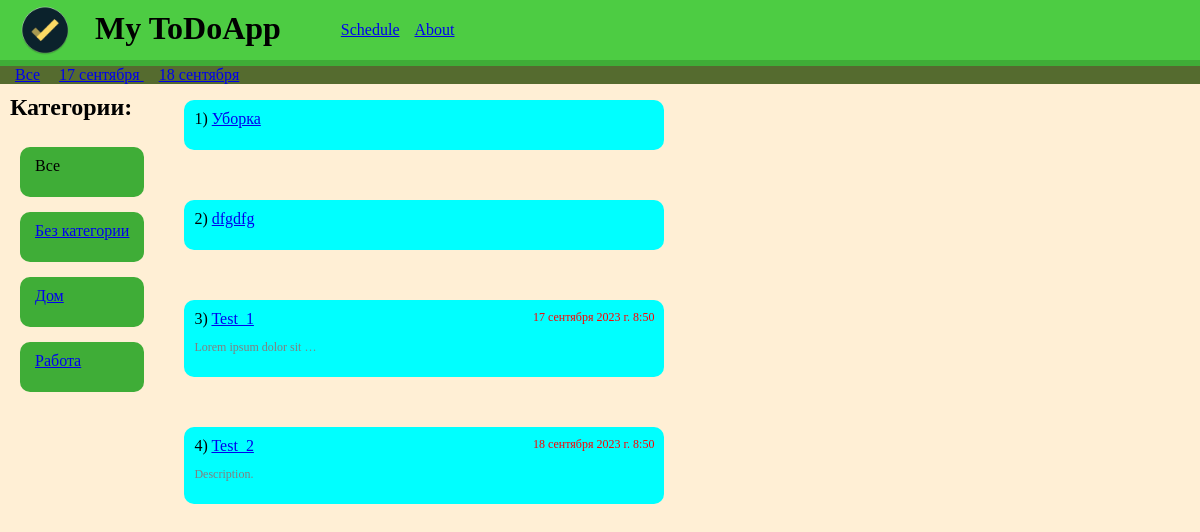
Page /schedule/ on the committed database.
### tasks/models.py (models this page shows)
class Task(models.Model):
    name = models.CharField(max_length=200)
    description = models.TextField(blank=True, null=True, default='')
    done = models.BooleanField(default=False)
    created = models.DateTimeField(auto_now_add=True)
    deadline = models.DateTimeField(blank=True, null=True)
    category = models.ForeignKey(Category,
                                 related_name='tasks',
                                 on_delete=models.CASCADE,
                                 null=True,
                                 blank=True)
    objects = models.Manager()
    dates = DataManager()
    def get_absolute_url(self):
        return reverse('task_detail', args=[self.id])

class Category(models.Model):
    name = models.CharField(max_length=50)
    slug = models.SlugField()
    def get_absolute_url(self):
        return reverse('schedule_category', args=[self.slug])

### tasks/views.py (the view)
# urls.py: path('schedule/', views.schedule, name='schedule'),
def schedule(request, date=None, category_slug=None):
    all_categories = Category.objects.all()
    all_tasks = Task.objects.all()
    if category_slug == 'empty':
        all_tasks = all_tasks.filter(category__isnull=True)
    elif category_slug:
        all_tasks = all_tasks.filter(category__slug=category_slug)
    if date:
        d = '-'.join(date.split('-')[::-1])
        all_tasks = all_tasks.filter(deadline__date=d)
    return render(request, 'tasks/schedule.html', {'tasks': all_tasks,
                                                   'menu': menu,
                                                   'section': 'schedule',
                                                   'all_categories': all_categories,
                                                   'category_slug': category_slug})

### tasks/models.py (called while the page is built)
    def get_queryset(self):
        return super().get_queryset().filter(deadline__isnull=False)

### tasks/templatetags/my_tags.py (called while the page is built)
@register.simple_tag
def get_dates():
    return Task.dates.all()

### tasks/templates/tasks/schedule.html
{% extends "base.html" %}
{% load my_tags %}
{% block content %}
<div id="time">
    <ul class="dates_list">
        <li>
            <a href="{% url 'schedule' %}">Все</a>
        </li>
        {% get_dates as dates %}
        {% for task in dates %}
            <li>
                <a href='{% url "schedule_time" task.deadline|date:"d-m-Y" %}'>
                    {{ task.deadline|date:"j E" }}
                </a>
            </li>
        {% endfor %}
    </ul>
</div>
<div class="categories">
<h2>Категории:</h2>
<ul class="categories">
    <li>
        {% if not category_slug %}
            Все
        {% else %}
        <a href="{% url 'schedule' %}">Все</a>
        {% endif %}
    </li>
    <li>
        {% if category_slug == 'empty' %}
            Без категории
        {% else %}
            <a href="{% url 'schedule_category' 'empty' %}">Без категории</a>
        {% endif %}
    </li>
    {% for cat in all_categories %}
        <li>
            {% if cat.slug == category_slug %}
                {{ cat.name }}
            {% else %}
                <a href="{{ cat.get_absolute_url }}">{{ cat.name }}</a>
            {% endif %}
        </li>
    {% endfor %}
</ul>
</div>
    <ul class="task_item">
    {% for task in tasks %}
        <li>
            {{ forloop.counter }})
            <a href="{{ task.get_absolute_url }}">{{ task.name }}</a>
            {% if task.deadline %}
                <span>{{ task.deadline }}</span>
            {% endif %}
            <p>{{ task.description|truncatewords:4 }}</p>
        </li>
    {% endfor %}
    </ul>
{% endblock %}

### tasks/templates/base.html (shortened to what this page needs)
<!DOCTYPE html>
{% load static %}
<html>
    <head>
        <link href="{% static 'css/base.css' %}" rel="stylesheet">
    </head>
    <body>
    <div id="header">
        <a id="logo" href="{% url 'schedule' %}">
            <img id="logo_img"  src="{% static 'img/logo_1.png' %}">
        </a>
            <h1 id="name">My ToDoApp</h1>
            <ul class="menu">
                    <li {% if section == "schedule" %}class="selected"{% endif %}'>
                        <a href="{% url 'schedule' %}">Schedule</a>
                    </li>
                    <li {% if section == "about" %}class="selected"{% endif %}'>
                        <a href="{% url 'about' %}">About</a>
                    </li>
            </ul>
    </div>
{% block content %}
{% endblock %}
    </body>
</html>

### tasks/static/css/base.css (style rules this page uses)
body { margin: 0; background-color: papayawhip; }
#logo_img { height: 50px; display: block; }
#header { background: #4dcc43; overflow: auto; padding: 5px 20px; border-bottom: 6px solid #3fad37; margin: 0 0 0 0; }
#logo { float: left; margin-right: 20px; }
#name { margin: 5px; float: left; }
#header ul.menu { list-style: none; float: left; }
#header ul.menu li { float: left; margin-left: 15px; }
#time { background-color: darkolivegreen; width: 100%; overflow: auto; }
#time ul.dates_list { list-style: none; float: left; white-space: nowrap; padding: 0; margin: 0; }
#time ul.dates_list li { display: inline; margin-left: 15px; }
.categories { display: inline-block; }
.categories h2 { margin: 10px; }
ul.categories { padding-left: 20px; list-style: none; }
.categories li { margin-bottom: 15px; border-bottom: 2px; background-color: #3fad37; border-radius: 10px; padding: 10px 15px 10px 15px; box-sizing: content-box; height: 30px; }
ul.task_item { list-style: none; display: inline-block; width: 40%; position: absolute; }
ul.task_item li { background-color: aqua; margin-bottom: 50px; padding: 10px; box-sizing: border-box; border-radius: 10px; min-height: 40px; }
ul.task_item li p { font-size: 0.75rem; color: gray; }
ul.task_item li span { display: inline-block; float: right; color: red; font-size: 0.75rem; }

### rows in the picture
Task: deadline "17 сентября", name "Test_1", deadline "17 сентября 2023 г. 8:50", description "Lorem ipsum dolor sit …"
Task: deadline "18 сентября", name "Test_2", deadline "18 сентября 2023 г. 8:50", description "Description."
Category: name "Дом"
Category: name "Работа"
Task: name "Уборка"
Task: name "dfgdfg"
